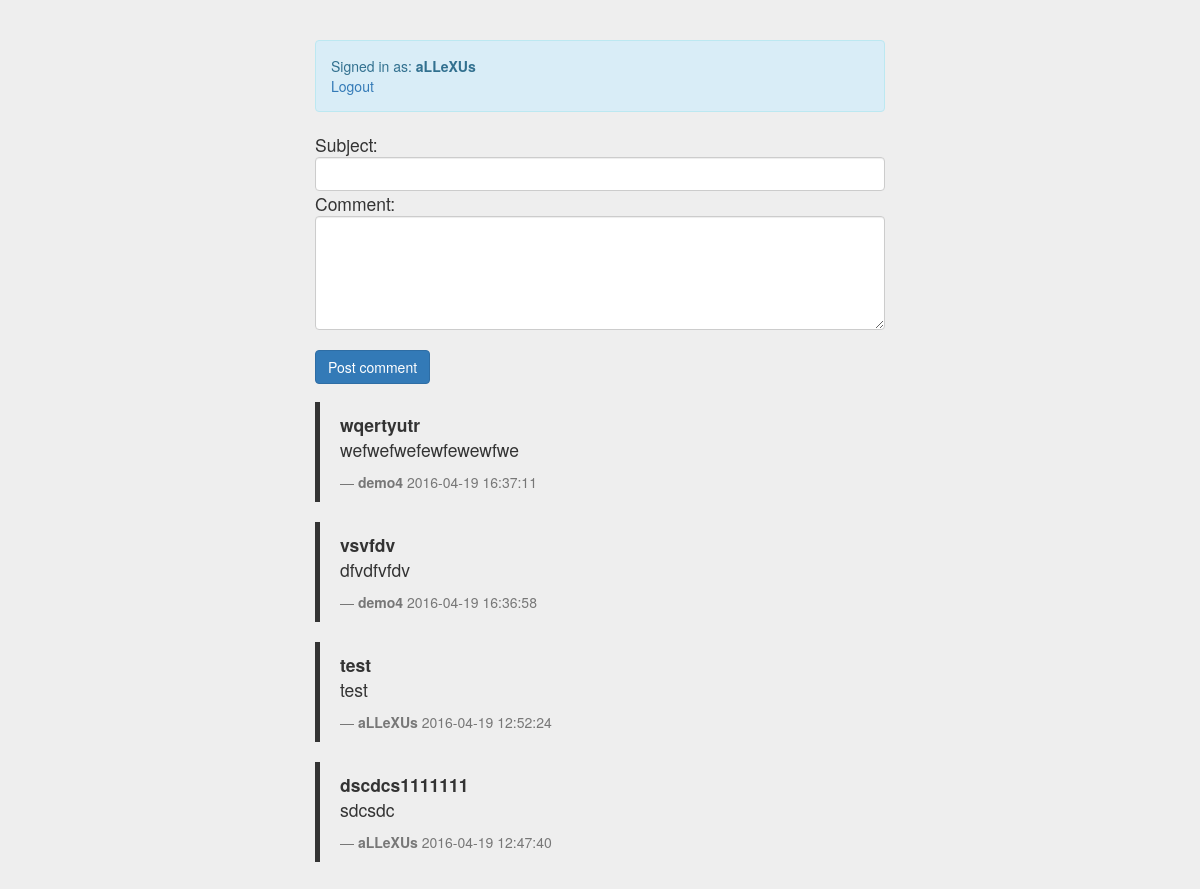
The page /comments (signed in) on the database as committed earlier.
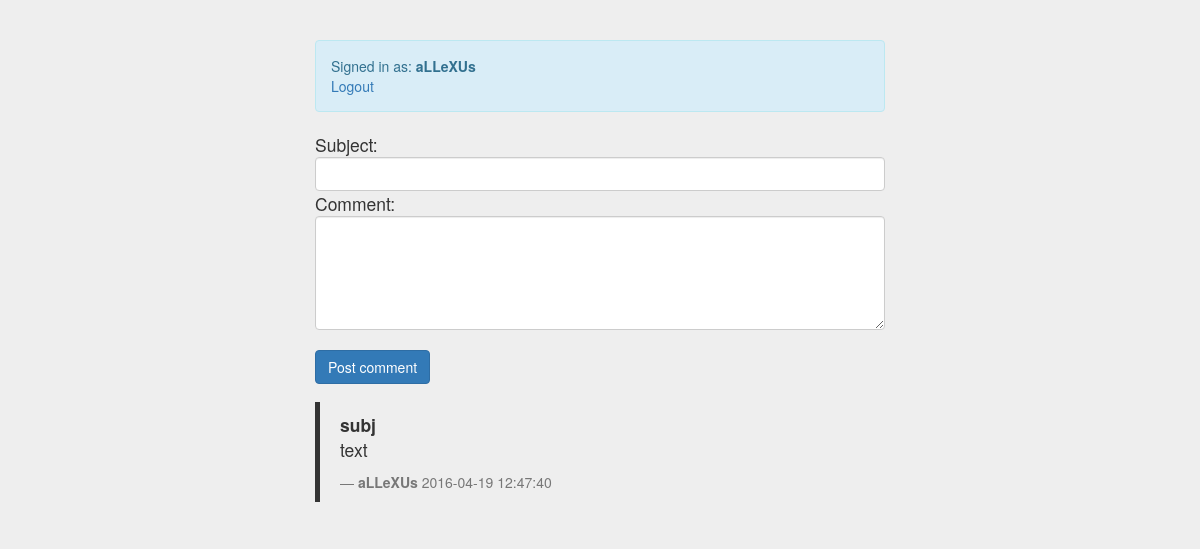
The same page on the database as committed later.
### tables this page shows
CREATE TABLE IF NOT EXISTS `comments` (
  `id` int(11) NOT NULL AUTO_INCREMENT,
  `user_id` int(11) NOT NULL,
  `date` datetime NOT NULL,
  `subject` varchar(50) NOT NULL,
  `text` varchar(200) NOT NULL,
  PRIMARY KEY (`id`)
);

CREATE TABLE IF NOT EXISTS `users` (
  `id` int(11) NOT NULL AUTO_INCREMENT,
  `login` varchar(20) NOT NULL,
  `password` varchar(50) NOT NULL,
  `email` varchar(50) NOT NULL,
  `validation_code` varchar(50) NOT NULL,
  `name` varchar(20) NOT NULL,
  PRIMARY KEY (`id`)
);

### controllers/comments.php (called while the page is built, shortened)
<?php
class Controller_Comments Extends Controller_Base {
        function index() {
            include_once(site_path . DIRSEP . 'models' . DIRSEP . 'users.php');
            $usersModel = new Model_Users();
            $usersModel->tryAuth($_SESSION['login'], $_SESSION['password']);
            $isAuthorized = $usersModel->isAuthorized();
            if ($isAuthorized) {
                include_once(site_path . DIRSEP . 'models' . DIRSEP . 'comments.php');
                $commentsModel = new Model_Comments();
                $comments = $commentsModel->getAll();
                $showComments = true;
            } else {
                $needAlert = true;
                $alert = ['type' => 'danger', 'text' => 'You have not permission to view this page'];
            }
            include_once(site_path . DIRSEP . 'views' . DIRSEP . 'comments.php');
        }
}
?>

### core/router.php (called while the page is built, shortened)
<?php
class Router {
    function delegate() {
        $this->getController($file, $controller, $action, $args);
        $controller = new $class();
        $controller->$action();
    }
}
?>

### index.php (called while the page is built, shortened)
<?php
require_once('core/model_base.php');
require_once('core/db.php');
$db = db::GetInstance();
require_once('core/router.php');
$router = new Router();
$router->setPath (site_path . 'controllers');
$router->delegate();

### config.php (called while the page is built)
<?php
$db = array(
	'host' => '127.0.0.1',
	'user' => 'root',
	'pass' => '',
	'name' => 'guestbook'
);

### core/db.php (called while the page is built, shortened)
<?php
class db {
    private $dbName;
    private $dbHost;
    private $dbUser;
    private $dbPass;
    private $connectLink = null;
    private static $instance;
    public static function getInstance() {
        if (empty(self::$instance)) {
            require_once('config.php');
            self::$instance = new self();
            self::$instance -> dbName = $db['name'];
            self::$instance -> dbHost = $db['host'];
            self::$instance -> dbUser = $db['user'];
            self::$instance -> dbPass = $db['pass'];
        }
        return self::$instance;
    }
    public function query($qString, $qParams = null) {
        $stmt = $this -> connectLink -> prepare($qString);
        $stmt -> execute($qParams);
        return $stmt;
    }
    public function openConnection() {
        try {
            $this -> connectLink = new PDO('mysql:host='.$this -> dbHost.';dbname='.$this -> dbName.';charset=utf8', $this -> dbUser, $this -> dbPass);
            $this -> connectLink -> setAttribute(PDO::ATTR_ERRMODE, PDO::ERRMODE_EXCEPTION);
        } catch (PDOException $e) {
            setError(DBERROR);
            die();
        }
        return $this -> connectLink;
    }
}
?>

### models/users.php (called while the page is built, shortened)
<?php
class Model_Users extends Model_Base {
    function tryAuth($login, $password) {
        if (isset($login) && isset($password)) {
            $query = 'SELECT * FROM users WHERE login = :login AND password = :password';
            $result = $this->db->query($query, array('login' => $login, 'password' => $password));
            $row = $result -> fetch(PDO::FETCH_ASSOC);
            if (isset($row['id'])) {
                $this->user = $row;
                return true;
            }
        } else {
            return false;
        }
    }
    function isAuthorized() {
        return !empty($this->user['id']);
    }
}

### core/model_base.php (called while the page is built, shortened)
<?php
abstract class Model_Base {
    function __construct() {
        global $db;
        $this->db = $db;
    }
}
?>

### models/comments.php (called while the page is built, shortened)
<?php
class Model_Comments extends Model_Base {
    public function getAll() {
        $query = 'SELECT `users`.`login`, `comments`.`date`,`comments`.`subject`, `comments`.`text`
                    FROM users, comments WHERE `comments`.`user_id` = `users`.`id` ORDER BY date DESC';
        $result = $this->db->query($query);
        return $result->fetchAll(PDO::FETCH_ASSOC);
    }
}

### views/comments.php (the view, shortened to what the changed rows need)
<html>
    <head>
        <link rel="stylesheet" href="//netdna.bootstrapcdn.com/bootstrap/3.3.2/css/bootstrap.min.css">
        <link href="style/signin.css" rel="stylesheet">
    </head>
    <body>
        <div class="container">
            <?php if ($showComments): ?>
            <?php foreach ($comments as $comment): ?>
            <blockquote>
                <b><?=$comment['subject']?></b>
                <p><?=$comment['text']?></p>
                <footer><b><?=$comment['login']?></b> <?=$comment['date']?></footer>
            </blockquote>
            <?php endforeach; ?>
            <?php endif; ?>
        </div>
    </body>
</html>

Rows that differ between the two databases and show on the page:
removed comments: subject "wqertyutr", text "wefwefwefewfewewfwe", user.login "demo4", date "2016-04-19 16:37:11"
removed comments: subject "vsvfdv", text "dfvdfvfdv", user.login "demo4", date "2016-04-19 16:36:58"
removed comments: subject "test", text "test", user.login "aLLeXUs", date "2016-04-19 12:52:24"
changed comments "aLLeXUs": subject "dscdcs1111111" → "subj"; text "sdcsdc" → "text"
